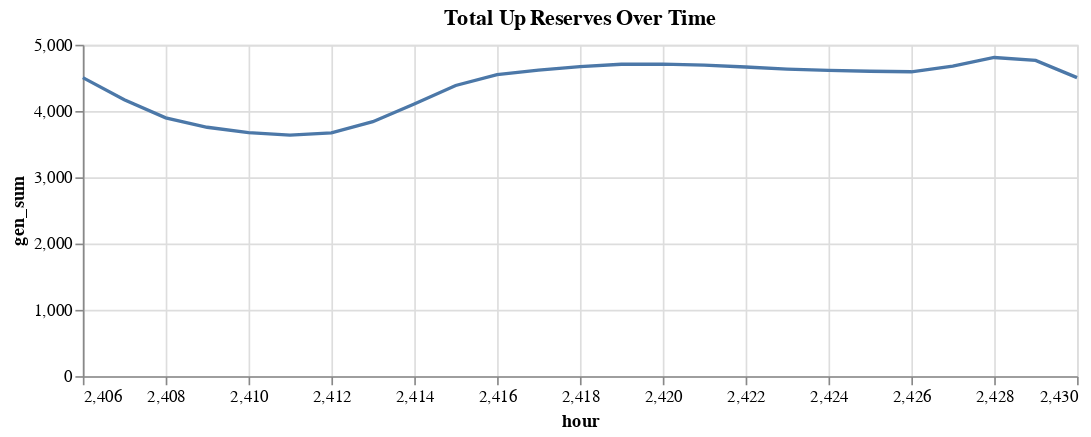

This figure's notebook cell:
### Code cell
using VegaLite

reserves_plot = combine(groupby(solution.reserves, :hour), :gen => sum)
reserves_plot |>
@vlplot(:line, x=:hour, y=:gen_sum, title="Total Up Reserves Over Time", width=600)

### Figure 1 — Vega specification as saved in the notebook (floating-point values rounded to 4 significant figures)
{"$schema": "https://vega.github.io/schema/vega/v5.json", "axes": [{"aria": false, "domain": false, "grid": true, "gridScale": "y", "labels": false, "maxExtent": 0, "minExtent": 0, "orient": "bottom", "scale": "x", "tickCount": {"signal": "ceil(width/40)"}, "ticks": false, "zindex": 0}, {"aria": false, "domain": false, "grid": true, "gridScale": "x", "labels": false, "maxExtent": 0, "minExtent": 0, "orient": "left", "scale": "y", "tickCount": {"signal": "ceil(height/40)"}, "ticks": false, "zindex": 0}, {"grid": false, "labelFlush": true, "labelOverlap": true, "orient": "bottom", "scale": "x", "tickCount": {"signal": "ceil(width/40)"}, "title": "hour", "zindex": 0}, {"grid": false, "labelOverlap": true, "orient": "left", "scale": "y", "tickCount": {"signal": "ceil(height/40)"}, "title": "gen_sum", "zindex": 0}], "background": "white", "data": [{"name": "source_0", "values": [{"gen_sum": 4504.0, "hour": 2406}, {"gen_sum": 4171.0, "hour": 2407}, {"gen_sum": 3897.0, "hour": 2408}, {"gen_sum": 3755.0, "hour": 2409}, {"gen_sum": 3673.0, "hour": 2410}, {"gen_sum": 3637.0, "hour": 2411}, {"gen_sum": 3671.0, "hour": 2412}, {"gen_sum": 3839.0, "hour": 2413}, {"gen_sum": 4105.0, "hour": 2414}, {"gen_sum": 4385.0, "hour": 2415}, {"gen_sum": 4550.0, "hour": 2416}, {"gen_sum": 4616.0, "hour": 2417}, {"gen_sum": 4670.0, "hour": 2418}, {"gen_sum": 4706.0, "hour": 2419}, {"gen_sum": 4707.0, "hour": 2420}, {"gen_sum": 4693.0, "hour": 2421}, {"gen_sum": 4664.0, "hour": 2422}, {"gen_sum": 4633.0, "hour": 2423}, {"gen_sum": 4612.0, "hour": 2424}, {"gen_sum": 4600.0, "hour": 2425}, {"gen_sum": 4592.0, "hour": 2426}, {"gen_sum": 4678.0, "hour": 2427}, {"gen_sum": 4808.0, "hour": 2428}, {"gen_sum": 4763.0, "hour": 2429}, {"gen_sum": 4504.0, "hour": 2430}]}, {"name": "data_0", "source": "source_0", "transform": [{"as": "hour", "expr": "toNumber(datum[\"hour\"])", "type": "formula"}]}], "height": 200, "marks": [{"encode": {"update": {"defined": {"signal": "isValid(datum[\"hour\"]) && isFinite(+datum[\"hour\"]) && isValid(datum[\"gen_sum\"]) && isFinite(+datum[\"gen_sum\"])"}, "description": {"signal": "\"hour: \" + (format(datum[\"hour\"], \"\")) + \"; gen_sum: \" + (format(datum[\"gen_sum\"], \"\"))"}, "stroke": {"value": "#4c78a8"}, "x": {"field": "hour", "scale": "x"}, "y": {"field": "gen_sum", "scale": "y"}}}, "from": {"data": "data_0"}, "name": "marks", "sort": {"field": "datum[\"hour\"]"}, "style": ["line"], "type": "line"}], "padding": 5, "scales": [{"domain": {"data": "data_0", "field": "hour"}, "name": "x", "nice": true, "range": [0, {"signal": "width"}], "type": "linear", "zero": false}, {"domain": {"data": "data_0", "field": "gen_sum"}, "name": "y", "nice": true, "range": [{"signal": "height"}, 0], "type": "linear", "zero": true}], "style": "cell", "title": {"frame": "group", "text": "Total Up Reserves Over Time"}, "width": 600}
